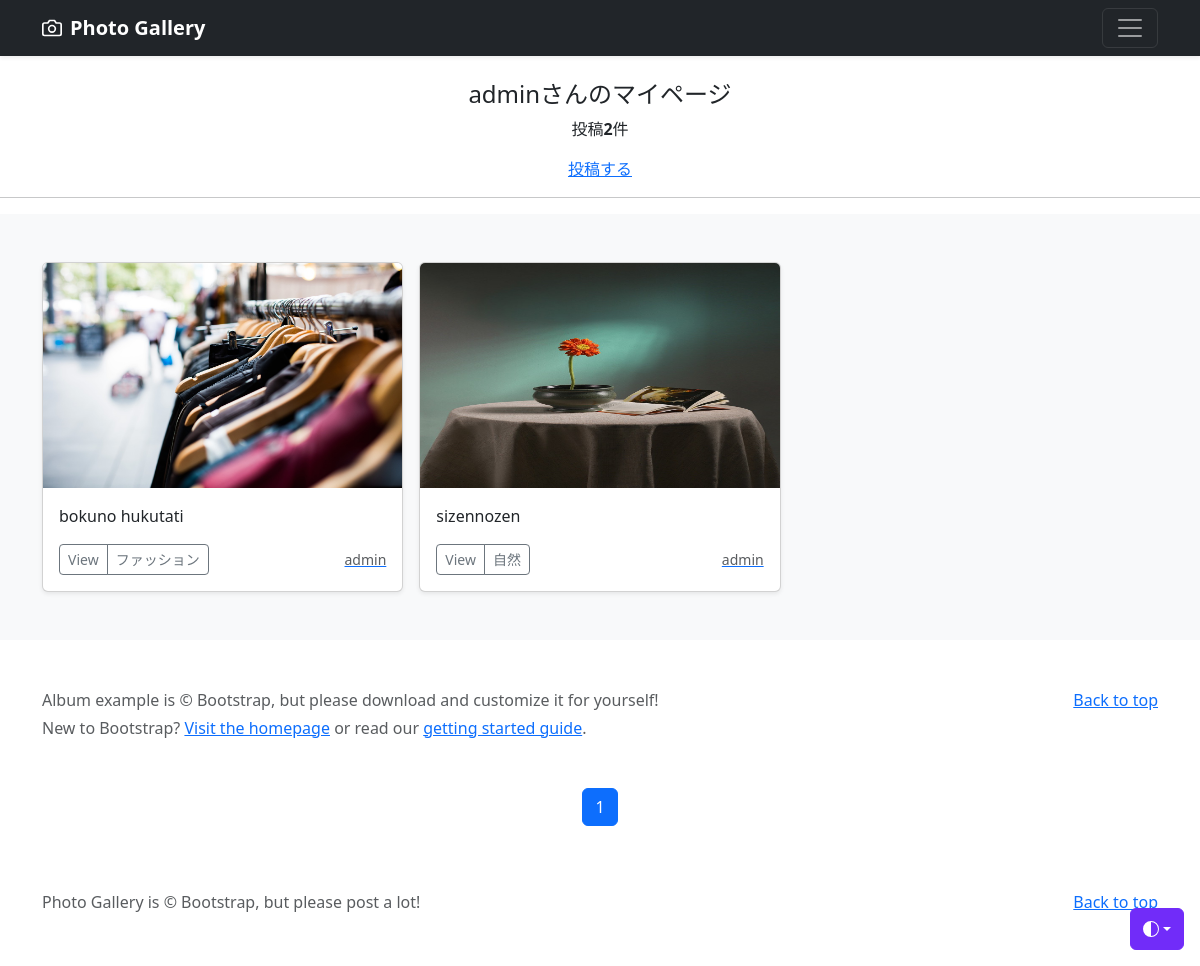
Screenshot of /mypage/ (signed in) with the database file from the repository.
### accounts/models.py (models this page shows)
class CustomUser(AbstractUser):
    pass

### photo/models.py (models this page shows, shortened)
class PhotoPost(models.Model):
    user = models.ForeignKey(
        CustomUser,
        verbose_name='ユーザー',
        on_delete= models.CASCADE
    )
    category = models.ForeignKey(
        Category,
        verbose_name='カテゴリ',
        on_delete=models.PROTECT
    )
    title = models.CharField(
        verbose_name='タイトル',
        max_length=200
    )
    comment = models.TextField(
        verbose_name='コメント'
    )
    image1 = models.ImageField(
        verbose_name='イメージ１',
        upload_to='photos'
    )
    image2 = models.ImageField(
        verbose_name='イメージ２',
        upload_to= 'photos',
        blank=True,
        null=True,
    )
    posted_at = models.DateTimeField(
        verbose_name='投稿日時',
        auto_now_add=True
    )

class Category(models.Model):
    title = models.CharField(
        verbose_name='カテゴリ',
        max_length=20
    )

### photo/views.py (the view)
# urls.py: path('mypage/',views.MypageView.as_view(),name='mypage'),
class MypageView(ListView):
    template_name = 'mypage.html'
    paginate_by = 9
    def get_queryset(self):
        queryset = PhotoPost.objects.filter(user=self.request.user).order_by('-posted_at')
        return queryset

### photo/templates/mypage.html (shortened to what this page needs)
{% extends "base.html" %}
    {% block contents %}
    {% if user.is_authenticated %}
        <br>
        <div style="text-align:center">
            <h4>{{user.username}}さんのマイページ</h4>
            {% if object_list.count == 0 %}
                <p>{{user.username}}さんの投稿はありません</p>
            {% else %}
                <p>投稿<strong>{{object_list.count}}</strong>件</p>
            {% endif %}
            <a href='{% url "photo:post" %}'>投稿する</a>
        </div>
        <hr>
    {% endif %}
    {% include "photos_list.html" %}
    {% include "pagination.html" %}
    {% endblock contents %}

### photo/templates/photos_list.html (shortened to what this page needs)
  <div class="album py-5 bg-light">
    <div class="container">
      <div class="row row-cols-1 row-cols-sm-2 row-cols-md-3 g-3">
        {% for record in object_list %}
        <div class="col">
          <div class="card shadow-sm">
            <img src="{{ record.image1.url }}"class="bd-placeholder-img card-img-top"width="100%" height="225"xmlns="http://www.w3.org/2000/svg"role="img" aria-label="Placeholder: Thumbnail"preserveAspectRatio="xMidYMid slice"focusable="false"><title>Placeholder</title><rect width="100%" height="100%" fill="#55595c"/></img>
            <div class="card-body">
              <p class="card-text">{{ record.title }}</p>
              <div class="d-flex justify-content-between align-items-center">
                <div class="btn-group">
                  <button type="button" class="btn btn-sm btn-outline-secondary" onclick="location.href='{% url "photo:photo_detail" record.pk %}'">View</button>
                  <button type="button" class="btn btn-sm btn-outline-secondary" onclick="location.href='{% url "photo:photos_cat" category=record.category.id %}'">{{ record.category.title}}</button>
                </div>
                <a href='{% url "photo:user_list" user=record.user.id %}'><small class="text-muted">{{ record.user.username }}</small></a>
              </div>
            </div>
          </div>
        </div>
        {% endfor %}
      </div>
    </div>
</main>
<footer class="text-body-secondary py-5">
  <div class="container">
    <p class="float-end mb-1">
      <a href="#">Back to top</a>
    </p>
    <p class="mb-1">Album example is &copy; Bootstrap, but please download and customize it for yourself!</p>
    <p class="mb-0">New to Bootstrap? <a href="/">Visit the homepage</a> or read our <a href="../getting-started/introduction/">getting started guide</a>.</p>
  </div>
</footer>
    </body>
</html>

### photo/templates/base.html (style rules this page uses)
.bd-placeholder-img { font-size: 1.125rem; text-anchor: middle; -webkit-user-select: none; -moz-user-select: none; user-select: none; }

### rows the page displays
CustomUser: username "admin"
PhotoPost: image1 (picture), title "bokuno hukutati", category "ファッション", user.username "admin"
PhotoPost: image1 (picture), title "sizennozen", category "自然", user.username "admin"

### other values shown
{{ object_list.count }} "2"
{{ num }} "1"
